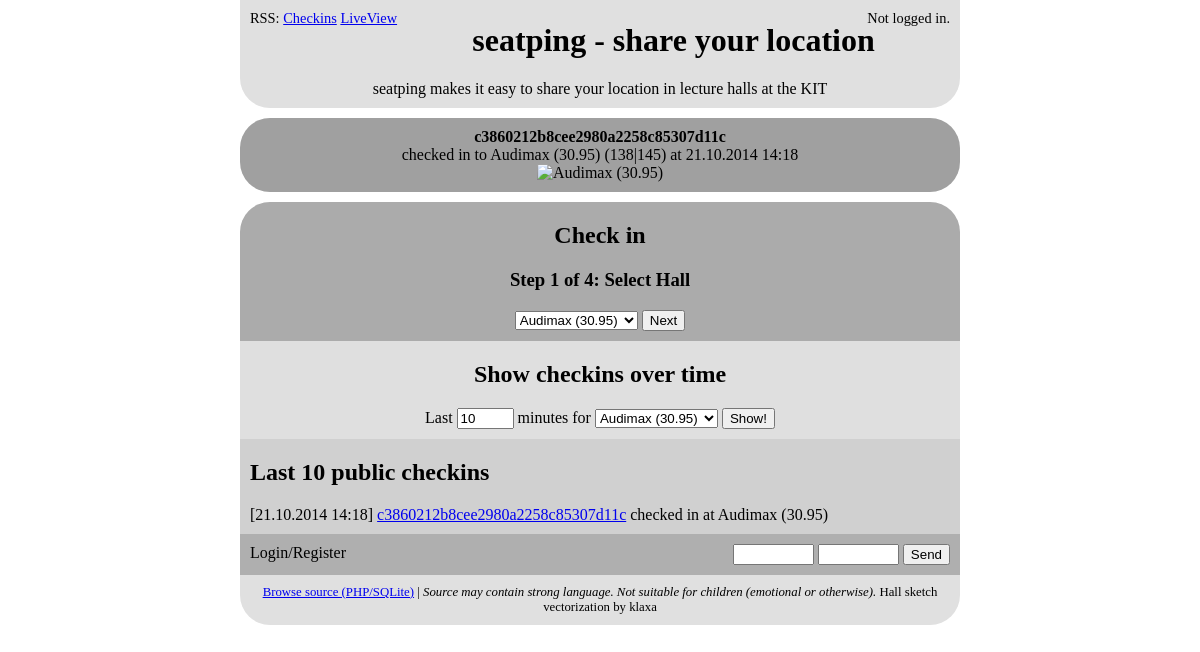
The page /?ping=c3860212b8cee2980a2258c85307d11c on the database its author committed.
### tables this page shows
CREATE TABLE [pings] ([ping_id] INTEGER PRIMARY KEY NOT NULL UNIQUE, [ping_user] INTEGER NOT NULL DEFAULT '0' REFERENCES [users] ([user_id]) ON UPDATE SET DEFAULT ON DELETE SET DEFAULT, [ping_hall] INTEGER NOT NULL REFERENCES [halls] ([hall_id]) ON UPDATE CASCADE ON DELETE CASCADE, [ping_date] INTEGER NOT NULL, [ping_y] INTEGER NOT NULL, [ping_x] INTEGER NOT NULL, [ping_annotation] TEXT, [ping_public] BOOLEAN NOT NULL DEFAULT(1), [ping_hash] TEXT NOT NULL UNIQUE);

CREATE TABLE [halls] ([hall_id] INTEGER PRIMARY KEY AUTOINCREMENT NOT NULL, [hall_name] TEXT NOT NULL, [hall_img] TEXT NOT NULL);

### settings.php (called while the page is built, shortened)
<?php
	$auth_methods["local"]=true;
	$auth_methods["system"]=false;
?>

### index.php (the view, shortened to what this page needs)
<?php
	require_once("settings.php");
	require_once("db_conn.php");
	$halls=$db->query("
		SELECT
			hall_id,
			hall_name
		FROM
			halls
		WHERE
			1
	");
	$halls=$halls->fetchAll(PDO::FETCH_ASSOC);
			?>
<!DOCTYPE html PUBLIC "-//W3C//DTD XHTML 1.1//EN" "http://www.w3.org/TR/xhtml11/DTD/xhtml11.dtd">
<html xmlns="http://www.w3.org/1999/xhtml">
	<head>
	</head>
	<body>
		<div id="head" class="box bottomcorner">
			<div style="text-align:right;width:100%;margin-bottom:-15px;font-size:90%;">
				<span style="float:left;">RSS: <a href="?rss">Checkins</a> <a href="?rss=lv">LiveView</a></span>
				<span>
					<?php if(isset($_SESSION["user_id"])){ ?>
						&lt;<?php print($_SESSION["user_name"]); ?>&gt; <a href="?logout">Logout</a>
					<?php } else { ?>
						Not logged in.
					<?php } ?>
				</span>
			</div>
			<h1>seatping - share your location</h1>
			seatping makes it easy to share your location in lecture halls at the KIT
		</div>
		<?php
			if(isset($_GET["ping"])){
				$ping_data=$db->prepare("
					SELECT
						user_id,
						user_name,
						ping_hash,
						ping_x,
						ping_y,
						ping_date,
						ping_annotation,
						hall_name,
						hall_id
					FROM checkins
					WHERE
						ping_hash=:hash
					");
				$ping_data->execute(array(":hash"=>$_GET["ping"]));
				$ping_data=$ping_data->fetch(PDO::FETCH_ASSOC);
				if($ping_data!==false){
					?>
						<div id="view" class="box bottomcorner topcorner">
								<strong>
									<?php print(($ping_data["user_id"]==0)?($ping_data["ping_hash"]):($ping_data["user_name"])); ?>
								</strong>
								<br />
								checked in to
								<?php print($ping_data["hall_name"]); ?>
								(<?php print($ping_data["ping_x"]."|".$ping_data["ping_y"]); ?>)
								at <?php print(date("d.m.Y H:i",$ping_data["ping_date"])); ?>
								<br />
								<img src="map.php?hall=<?php print($ping_data["hall_id"]."&x=".$ping_data["ping_x"]."&y=".$ping_data["ping_y"]); ?>"
								alt="<?php print($ping_data["hall_name"]); ?>"/>
								<br />
						</div>
					<?php
				}
				else{
					?>
						<div id="view" class="box bottomcorner topcorner">
								This seems to be an invalid CID. (<?php print(json_encode($db->errorInfo())); ?>)
						</div>
					<?php
				}
			}
		?>
		<div id="create" class="box topcorner">
			<form name="checkin" action="" method="get">
				<h2>Check in</h2>
				<?php
					if(!isset($_GET["hall"])||isset($_GET["last"])){
						print('<h3>Step 1 of 4: Select Hall</h2>	<select name="hall">');
						foreach($halls as $hall){
							print("<option value='".$hall["hall_id"]."'>".$hall["hall_name"]."</option>");
						}
						print("</select>");
						$nextButtonText="Next";
					}
				?>
				<?php if(isset($nextButtonText)){ ?>
				<input type="submit" name="checkin" value="<?php print($nextButtonText); ?>" />
				<?php } ?>
			</form>
		</div>
		<div id="groupshow" class="box">
			<form action="" name="group" method="get">
				<h2>Show checkins over time</h2>
				Last <input type="text" name="last" value="10" size="4" /> minutes for <select name="hall">
					<?php
						foreach($halls as $hall){
							print("<option value='".$hall["hall_id"]."'>".$hall["hall_name"]."</option>");
						}
						print("</select>");
					?>
					<input type="submit" value="Show!" /><br />
			</form>
		</div>
		<div id="show" class="box">
			<?php
				$last_pings=$db->query("
					SELECT
						ping_date,
						ping_hash,
						user_id,
						user_name,
						hall_name,
						ping_annotation
					FROM checkins
					WHERE ping_public
					LIMIT 10
				");
				$last_pings=$last_pings->fetchAll(PDO::FETCH_ASSOC);
			?>
			<h2>Last 10 public checkins</h2>
			<?php
				if($last_pings!==false){
					foreach($last_pings as $ping){
						print("[".date("d.m.Y H:i",$ping["ping_date"])."] ");
						print('<a href="?ping='.$ping["ping_hash"].'">');
						print((($ping["user_id"]==0)?$ping["ping_hash"]:$ping["user_name"])."</a> checked in at ".$ping["hall_name"]);
						print("<br />");
					}
				}
			?>
		</div>
		<?php
			if(!isset($_SESSION["user_id"])&&$auth_methods["local"]){
				?>
				<div id="login" class="box">
					<form action="" method="post">
						<span style="float:left;">Login/Register</span>
						<input type="text" name="user_name" size="7" />
						<input type="password" name="user_password" size="7"/>
						<input type="submit" name="login" value="Send" />
					</form>
				</div>
				<?php
			}
				?>
		<div id="footer" class="box bottomcorner">
			<a href="https://github.com/cbdevnet/seatping">Browse source (PHP/SQLite)</a>  | <em>Source may contain strong language. Not suitable for children (emotional or otherwise).</em> Hall sketch vectorization by klaxa
		</div>
	</body>
</html>

### index.php (style rules this page uses)
h1, h2 { margin-top:5px; padding-top:5px; }
.box { padding:10px; }
.bottomcorner { -webkit-border-bottom-right-radius: 30px; -webkit-border-bottom-left-radius: 30px; -moz-border-radius-bottomright: 30px; -moz-border-radius-bottomleft: 30px; border-bottom-right-radius: 30px; border-bottom-left-radius: 30px; }
.topcorner { -webkit-border-top-left-radius: 30px; -webkit-border-top-right-radius: 30px; -moz-border-radius-topleft: 30px; -moz-border-radius-topright: 30px; border-top-left-radius: 30px; border-top-right-radius: 30px; }
html { width:100%; position:relative; }
body { width:60%; margin:auto; }
#head { background-color:#e0e0e0; text-align:center; margin-bottom:10px; }
#view { background-color:#a0a0a0; text-align:center; margin-bottom:10px; }
#create { background-color:#ababab; text-align:center; }
#groupshow { background-color:#dfdfdf; text-align:center; }
#show { background-color:#d0d0d0; }
#login { background-color:#afafaf; text-align:right; }
#footer { background-color:#e0e0e0; text-align:center; font-size:80%; }

### rows shown on the page
pings: ping_hash "c3860212b8cee2980a2258c85307d11c", ping_hall.hall_name "Audimax (30.95)", ping_x "138", ping_y "145", ping_date "21.10.2014 14:18"

### other values the page prints
form field hall "Audimax (30.95)"
